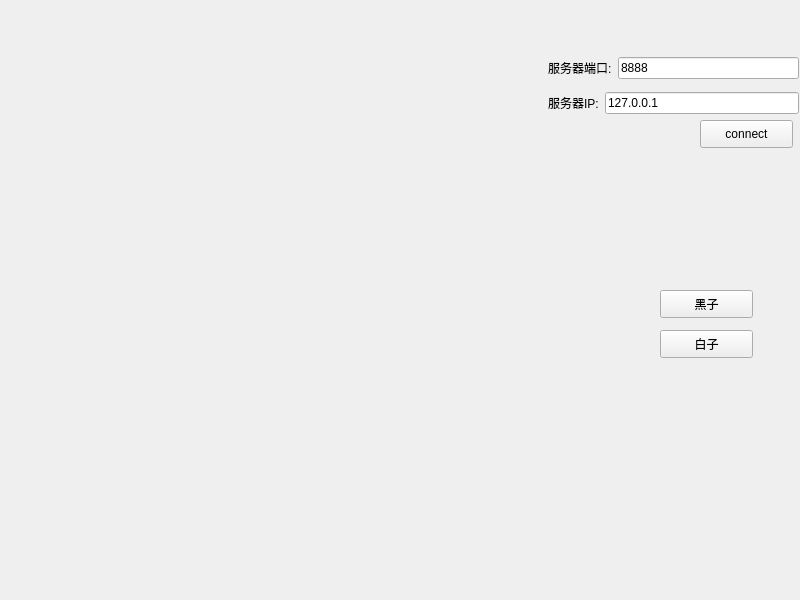
<?xml version="1.0" encoding="UTF-8"?>
<ui version="4.0">
 <class>ClientWidget</class>
 <widget class="QWidget" name="ClientWidget">
  <property name="geometry">
   <rect>
    <x>0</x>
    <y>0</y>
    <width>800</width>
    <height>600</height>
   </rect>
  </property>
  <property name="windowTitle">
   <string>Form</string>
  </property>
  <widget class="QPushButton" name="ButtonConnect">
   <property name="geometry">
    <rect>
     <x>700</x>
     <y>120</y>
     <width>93</width>
     <height>28</height>
    </rect>
   </property>
   <property name="text">
    <string>connect</string>
   </property>
  </widget>
  <widget class="QWidget" name="widget" native="true">
   <property name="geometry">
    <rect>
     <x>548</x>
     <y>50</y>
     <width>251</width>
     <height>71</height>
    </rect>
   </property>
   <layout class="QGridLayout" name="gridLayout">
    <item row="0" column="0" colspan="2">
     <widget class="QLabel" name="label">
      <property name="text">
       <string>服务器端口:</string>
      </property>
     </widget>
    </item>
    <item row="0" column="2">
     <widget class="QLineEdit" name="lineEditPort">
      <property name="text">
       <string>8888</string>
      </property>
     </widget>
    </item>
    <item row="1" column="0">
     <widget class="QLabel" name="label_2">
      <property name="text">
       <string>服务器IP:</string>
      </property>
     </widget>
    </item>
    <item row="1" column="1" colspan="2">
     <widget class="QLineEdit" name="lineEditIP">
      <property name="text">
       <string>127.0.0.1</string>
      </property>
     </widget>
    </item>
   </layout>
  </widget>
  <widget class="QWidget" name="widget_2" native="true">
   <property name="geometry">
    <rect>
     <x>630</x>
     <y>270</y>
     <width>151</width>
     <height>111</height>
    </rect>
   </property>
   <widget class="QPushButton" name="Buttonhei">
    <property name="geometry">
     <rect>
      <x>30</x>
      <y>20</y>
      <width>93</width>
      <height>28</height>
     </rect>
    </property>
    <property name="text">
     <string>黑子</string>
    </property>
   </widget>
   <widget class="QPushButton" name="pushButton_2">
    <property name="geometry">
     <rect>
      <x>30</x>
      <y>60</y>
      <width>93</width>
      <height>28</height>
     </rect>
    </property>
    <property name="text">
     <string>白子</string>
    </property>
   </widget>
  </widget>
 </widget>
 <resources/>
 <connections/>
</ui>
